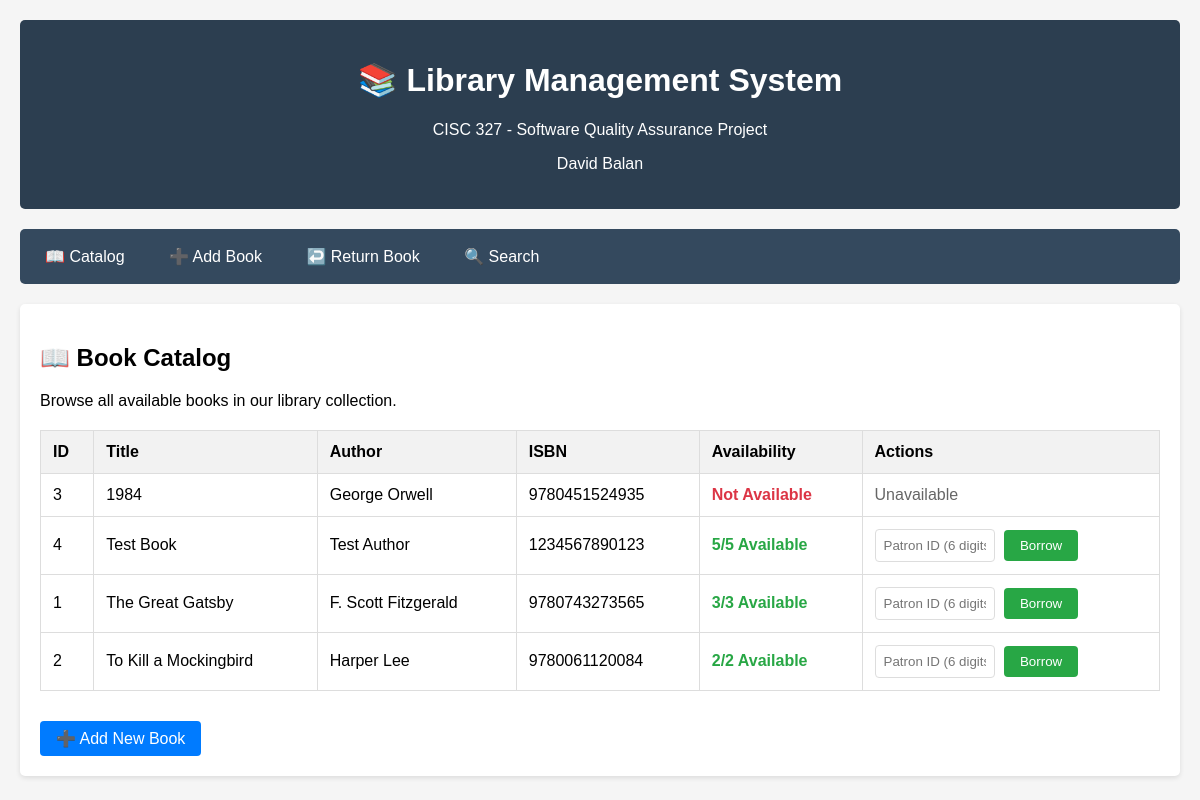
/catalog, run on the app's committed database.
### tables this page shows
CREATE TABLE books (
            id INTEGER PRIMARY KEY AUTOINCREMENT,
            title TEXT NOT NULL,
            author TEXT NOT NULL,
            isbn TEXT UNIQUE NOT NULL,
            total_copies INTEGER NOT NULL,
            available_copies INTEGER NOT NULL
        );

### routes/catalog_routes.py (the view)
@catalog_bp.route('/catalog')
def catalog():
    books = get_all_books()
    return render_template('catalog.html', books=books)

### database.py (called while the page is built)
def get_db_connection():
    conn = sqlite3.connect(DATABASE)
    conn.row_factory = sqlite3.Row  # This enables column access by name
    return conn

def get_all_books() -> List[Dict]:
    conn = get_db_connection()
    books = conn.execute('SELECT * FROM books ORDER BY title').fetchall()
    conn.close()
    return [dict(book) for book in books]

### templates/catalog.html (shortened to what this page needs)
{% extends "base.html" %}
{% block content %}
<h2>📖 Book Catalog</h2>
<p>Browse all available books in our library collection.</p>
{% if books %}
<table>
    <thead>
        <tr>
            <th>ID</th>
            <th>Title</th>
            <th>Author</th>
            <th>ISBN</th>
            <th>Availability</th>
            <th>Actions</th>
        </tr>
    </thead>
    <tbody>
        {% for book in books %}
        <tr>
            <td>{{ book.id }}</td>
            <td>{{ book.title }}</td>
            <td>{{ book.author }}</td>
            <td>{{ book.isbn }}</td>
            <td>
                {% if book.available_copies > 0 %}
                    <span class="status-available">{{ book.available_copies }}/{{ book.total_copies }} Available</span>
                {% else %}
                    <span class="status-unavailable">Not Available</span>
                {% endif %}
            </td>
            <td>
                {% if book.available_copies > 0 %}
                    <form method="POST" action="{{ url_for('borrowing.borrow_book') }}" style="display: inline;">
                        <input type="text" name="patron_id" placeholder="Patron ID (6 digits)"
                               pattern="[0-9]{6}" maxlength="6" required style="width: 120px; margin-right: 5px;">
                        <button type="submit" class="btn btn-success">Borrow</button>
                    </form>
                {% else %}
                    <span style="color: #666;">Unavailable</span>
                {% endif %}
            </td>
        </tr>
        {% endfor %}
    </tbody>
</table>
{% else %}
<div style="text-align: center; padding: 40px; color: #666;">
    <h3>No books in catalog</h3>
    <p>The library catalog is empty. <a href="{{ url_for('catalog.add_book') }}">Add the first book</a> to get started.</p>
</div>
{% endif %}
<div style="margin-top: 30px;">
    <a href="{{ url_for('catalog.add_book') }}" class="btn">➕ Add New Book</a>
</div>
{% endblock %}

### templates/base.html (shortened to what this page needs)
<!DOCTYPE html>
<html lang="en">
<head>
</head>
<body>
    <div class="header">
        <h1>📚 Library Management System</h1>
        <p>CISC 327 - Software Quality Assurance Project</p>
        <p>David Balan</p>
    </div>
    <div class="nav">
        <a href="{{ url_for('catalog.catalog') }}">📖 Catalog</a>
        <a href="{{ url_for('catalog.add_book') }}">➕ Add Book</a>
        <a href="{{ url_for('borrowing.return_book') }}">↩️ Return Book</a>
        <a href="{{ url_for('search.search_books') }}">🔍 Search</a>
    </div>
    <div class="content">
        {% block content %}{% endblock %}
    </div>
</body>
</html>

### templates/base.html (style rules this page uses)
body { font-family: Arial, sans-serif; max-width: 1200px; margin: 0 auto; padding: 20px; background-color: #f5f5f5; }
.header { background-color: #2c3e50; color: white; padding: 20px; text-align: center; margin-bottom: 20px; border-radius: 5px; }
.nav { background-color: #34495e; padding: 10px; margin-bottom: 20px; border-radius: 5px; }
.nav a { color: white; text-decoration: none; padding: 8px 15px; margin-right: 10px; border-radius: 3px; display: inline-block; }
.content { background-color: white; padding: 20px; border-radius: 5px; box-shadow: 0 2px 5px rgba(0,0,0,0.1); }
table { width: 100%; border-collapse: collapse; margin-top: 20px; }
th, td { border: 1px solid #ddd; padding: 12px; text-align: left; }
th { background-color: #f2f2f2; font-weight: bold; }
.btn { background-color: #007bff; color: white; padding: 8px 16px; border: none; border-radius: 4px; cursor: pointer; text-decoration: none; display: inline-block; }
.btn-success { background-color: #28a745; }
input[type="text"], input[type="number"], select { width: 100%; padding: 8px; border: 1px solid #ddd; border-radius: 4px; box-sizing: border-box; }
.status-available { color: #28a745; font-weight: bold; }
.status-unavailable { color: #dc3545; font-weight: bold; }

### data on the page
books: id "3", title "1984", author "George Orwell", isbn "9780451524935", available_copies "Not Available"
books: id "4", title "Test Book", author "Test Author", isbn "1234567890123", available_copies "5", total_copies "5"
books: id "1", title "The Great Gatsby", author "F. Scott Fitzgerald", isbn "9780743273565", available_copies "3", total_copies "3"
books: id "2", title "To Kill a Mockingbird", author "Harper Lee", isbn "9780061120084", available_copies "2", total_copies "2"
